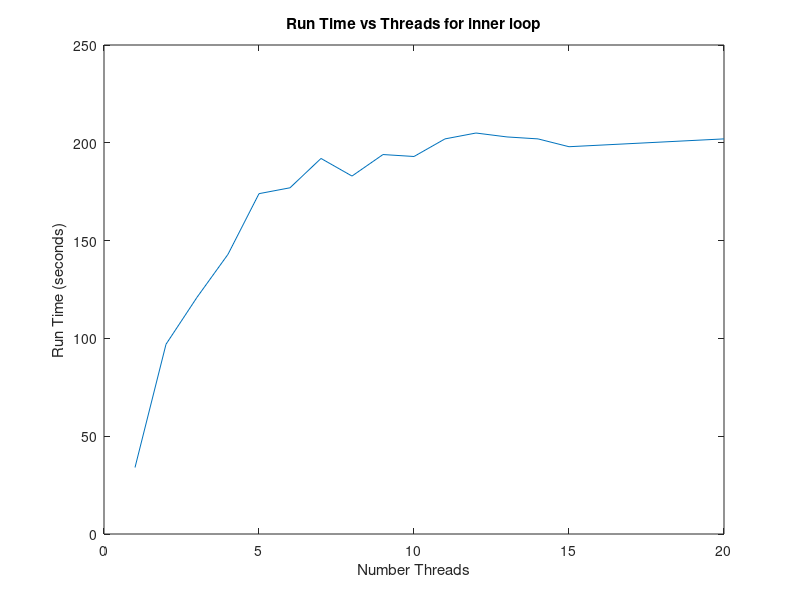
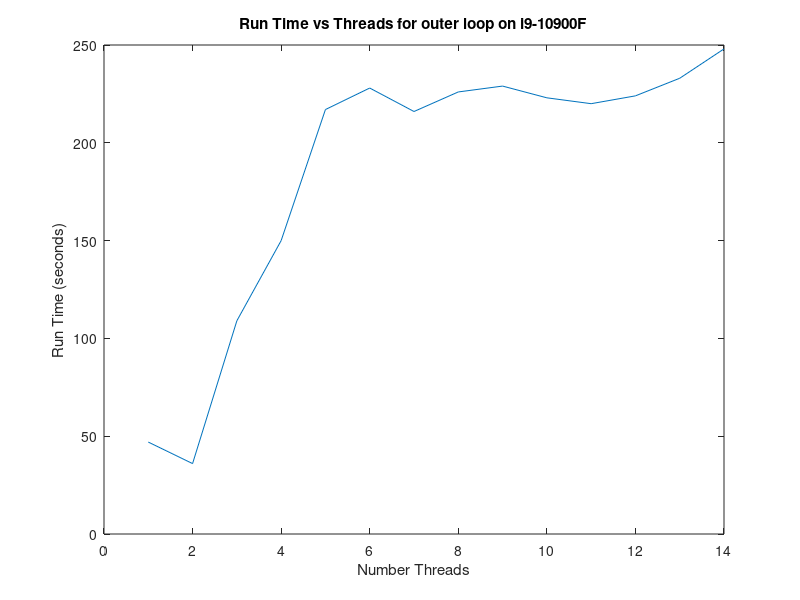
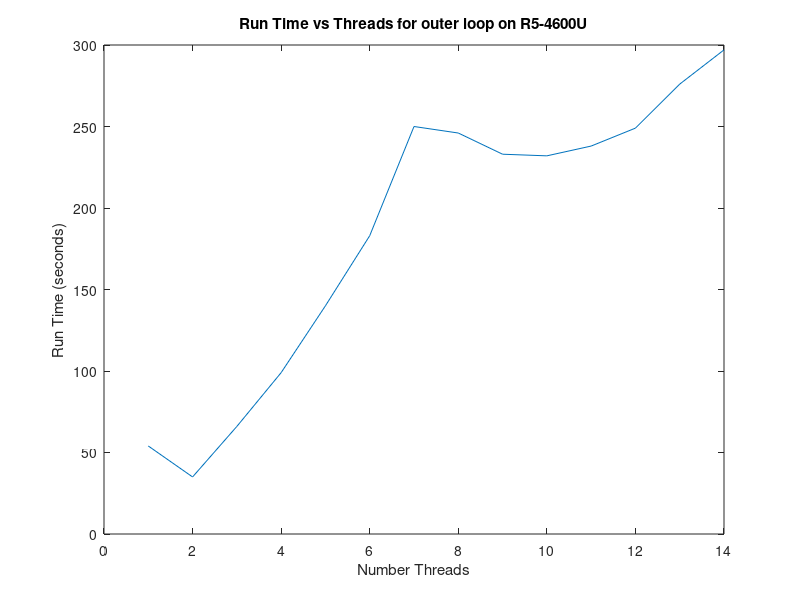

Write MATLAB code to recreate these figures, in order.
clear; clc; close all;

%% inner loop
run_time= [34,97,121,143,174,177,192,183,194,193,202,205,203,202,198,202]
t=[1:15,20]


figure()
plot(t,run_time)
title("Run Time vs Threads for inner loop")
xlabel("Number Threads")
ylabel("Run Time (seconds)")

%% outer loop i9
run_time= [47,36,109,150,217,228,216,226,229,223,220,224,233,248]
t=[1:14]

%% 
figure()
plot(t,run_time)
title("Run Time vs Threads for outer loop on i9-10900F")
xlabel("Number Threads")
ylabel("Run Time (seconds)")


%% outer loop r5
run_time= [54,35,66,99,140,183,250,246,233,232,238,249,276,297]
t=[1:14]

%% 
figure()
plot(t,run_time)
title("Run Time vs Threads for outer loop on R5-4600U")
xlabel("Number Threads")
ylabel("Run Time (seconds)")